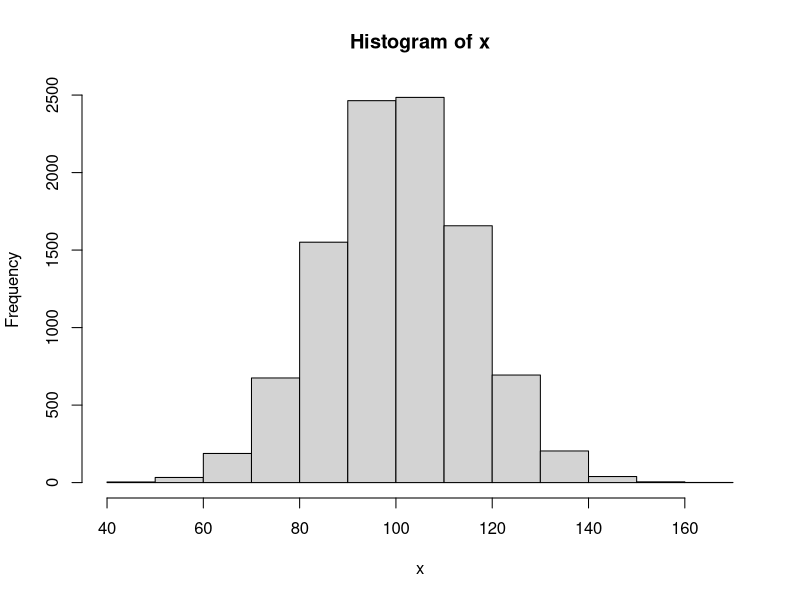

This figure's R source:
## ---- chunk 1
x <- rnorm(10000, mean = 100, sd = 15)
hist(x)
